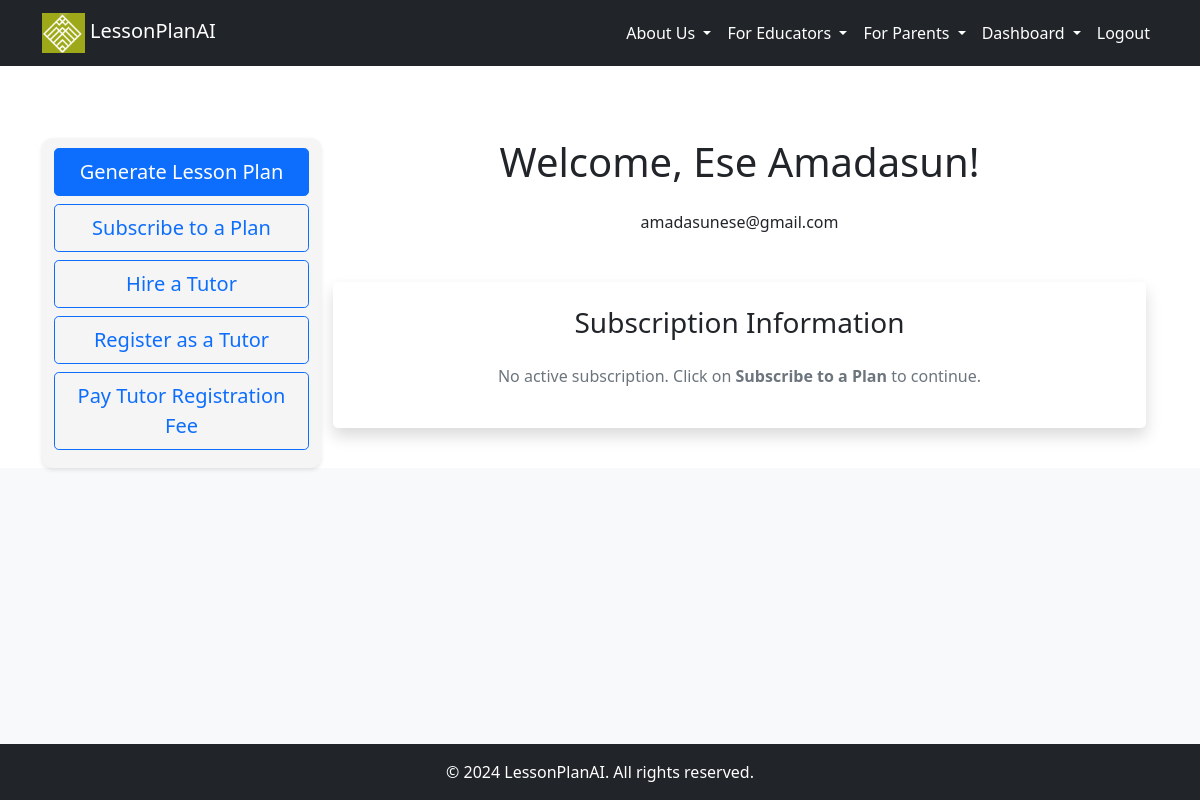
The page /dashboard (signed in) on the database as committed earlier.
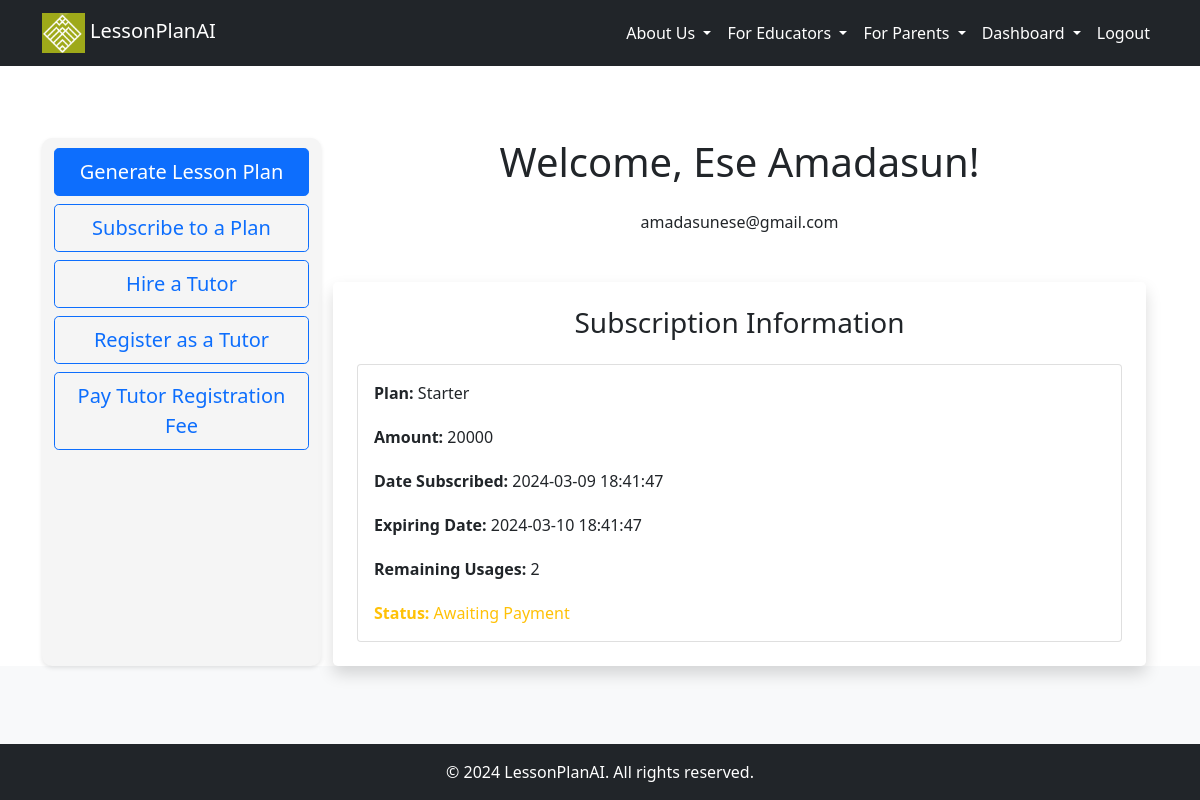
The same page on the database as committed later.
### src/accounts/models.py (models this page shows, shortened)
class User(UserMixin, db.Model):
    __tablename__ = "users"
    id = db.Column(db.Integer, primary_key=True)
    email = db.Column(db.String, unique=True, nullable=False)
    first_name = db.Column(db.String, nullable=False)
    last_name = db.Column(db.String, nullable=False)
    password = db.Column(db.String, nullable=False)
    created_on = db.Column(db.DateTime, nullable=False)
    is_admin = db.Column(db.Boolean, nullable=False, default=False)
    is_confirmed = db.Column(db.Boolean, nullable=True, default=False)
    confirmed_on = db.Column(db.DateTime, nullable=True)
    subscription = db.relationship('Subscription', backref='user', uselist=False)
    tutor = db.relationship('Tutor', backref='user', uselist=False)

class Subscription(db.Model):
    __tablename__ = "subscriptions"
    id = db.Column(db.Integer, primary_key=True)
    plan = db.Column(db.String(50))
    amount = db.Column(db.Integer)
    start_date = db.Column(db.DateTime, default=datetime.utcnow)
    end_date = db.Column(db.DateTime)
    remaining_usages = db.Column(db.Integer)
    paid = db.Column(db.Boolean, default=False)
    user_id = db.Column(db.Integer, db.ForeignKey('users.id'), nullable=False)
    paystack_subscription_id = db.Column(db.String(50), nullable=False)

### src/core/views.py (the view)
@core_bp.route('/dashboard')
@login_required
@check_is_confirmed
def dashboard():
    subscription = Subscription.query.filter_by(user_id=current_user.id).first()
    return render_template('accounts/dashboard.html', subscription=subscription, today=datetime.now())

### src/__init__.py (called while the page is built)
@login_manager.user_loader
def load_user(user_id):
    return User.query.filter(User.id == int(user_id)).first()

### src/templates/accounts/dashboard.html (shortened to what this page needs)
{% extends '_base.html' %}
{% block content %}
<div class="container mt-5">
  <div class="row">
    <div class="col-md-3 button-widget">
      <a href="{{ url_for('core.generate_lesson') }}" class="btn btn-primary btn-lg mb-2">Generate Lesson Plan</a>
      <a href="{{ url_for('core.subscribe') }}" class="btn btn-outline-primary btn-lg mb-2">Subscribe to a Plan</a>
      <a href="{{ url_for('core.hire_tutor') }}" class="btn btn-outline-primary btn-lg mb-2">Hire a Tutor</a>
      <a href="{{ url_for('core.online_tutor') }}" class="btn btn-outline-primary btn-lg mb-2">Register as a Tutor</a>
      <a href="{{ url_for('core.service_fee_payment') }}" class="btn btn-outline-primary btn-lg mb-2">Pay Tutor Registration Fee</a>
  </div>
    <div class="col-md-9">
      <h3 class="display-6 mb-4 text-center">Welcome, {{ current_user.first_name }} {{ current_user.last_name }}!</h3>
      <p class="text-center">{{ current_user.email }}</p>
      <div class="subscription-info mt-5 p-4 rounded-lg shadow">
        <h3 class="text-center mb-4">Subscription Information</h3>
        {% if subscription %}
        <div class="card">
          <div class="card-body">
            <p class="card-text"><strong>Plan:</strong> {{ subscription.plan }}</p>
            <p class="card-text"><strong>Amount:</strong> {{ subscription.amount }}</p>
            <p class="card-text"><strong>Date Subscribed:</strong> {{ subscription.start_date.strftime('%Y-%m-%d %H:%M:%S') }}</p>
            <p class="card-text"><strong>Expiring Date:</strong> {{ subscription.end_date.strftime('%Y-%m-%d %H:%M:%S') }}</p>
            <p class="card-text"><strong>Remaining Usages:</strong>
              {% if subscription.end_date < today %}
                  Expired
              {% else %}
                  {{ subscription.remaining_usages }}
              {% endif %}
          </p>
            {% if subscription.paid %}
            <p class="card-text text-success"><strong>Status:</strong> Subscription Successful</p>
            {% else %}
            <p class="card-text text-warning"><strong>Status:</strong> Awaiting Payment</p>
            {% endif %}
          </div>
        </div>
        {% else %}
        <p class="text-center text-muted">No active subscription. Click on <strong>Subscribe to a Plan</strong> to continue.</p>
        {% endif %}
      </div>
    </div>
  </div>
</div>
{% endblock %}

### src/templates/_base.html (shortened to what this page needs)
<!DOCTYPE html>
<html>
<head>
    <link href="https://maxcdn.bootstrapcdn.com/bootstrap/4.5.2/css/bootstrap.min.css" rel="stylesheet">
    <link rel="stylesheet" type="text/css" href="/static/styles.css">
    <link href="https://stackpath.bootstrapcdn.com/bootstrap/4.3.1/css/bootstrap.min.css" rel="stylesheet">
    <link href="https://stackpath.bootstrapcdn.com/bootstrap/5.1.0/css/bootstrap.min.css" rel="stylesheet">
    <link rel="stylesheet" href="https://cdnjs.cloudflare.com/ajax/libs/font-awesome/6.1.1/css/all.min.css">
</head>
<body>
    {% include 'navigation.html' %}
    <div class="container mt-4">
        <div>
            {% block content %}
            {% endblock %}
        </div>
    </div>
    <div id="social-media" class="bg-light py-4">
    </div>
    <footer class="bg-dark text-white py-3">
        <div class="container text-center">
            &copy; 2024 LessonPlanAI. All rights reserved.
        </div>
    </footer>
</body>
</html>

### src/templates/navigation.html (shortened to what this page needs)
<header>
  <nav class="navbar navbar-expand-lg navbar-dark bg-dark">
      <div class="container">
          <a class="navbar-brand" href="{{ url_for('core.home') }}">
              <img src="{{ url_for('static', filename='images/fav.png') }}" alt="Logo" class="img-fluid" style="height: 40px;">
              LessonPlanAI
          </a>
          <div class="collapse navbar-collapse" id="navbarResponsive">
              <ul class="navbar-nav ml-auto">
          <li class="nav-item dropdown">
            <a class="nav-link dropdown-toggle" href="#" id="navbarDropdownMenuLink" role="button" data-toggle="dropdown" aria-haspopup="true" aria-expanded="false">
                About Us
            </a>
        </li>
              <li class="nav-item dropdown">
                <a class="nav-link dropdown-toggle" href="#" id="navbarDropdownMenuLink" role="button" data-toggle="dropdown" aria-haspopup="true" aria-expanded="false">
                    For Educators
                </a>
            </li>
            <li class="nav-item dropdown">
              <a class="nav-link dropdown-toggle" href="#" id="navbarDropdownMenuLink" role="button" data-toggle="dropdown" aria-haspopup="true" aria-expanded="false">
                  For Parents
              </a>
          </li>
            {% if current_user.is_authenticated %}
            <li class="nav-item dropdown">
              <a class="nav-link dropdown-toggle" href="#" id="navbarDropdownMenuLink" role="button" data-toggle="dropdown" aria-haspopup="true" aria-expanded="false">
                  Dashboard
              </a>
          </li>
            <li class="nav-item"><a class="nav-link" href="{{ url_for('accounts.logout') }}">Logout</a></li>
            {% endif %}
          </ul>
        </div>
      </div>
  </header>

### src/static/styles.css (style rules this page uses)
a { text-decoration: none; }
body { display: flex; flex-direction: column; min-height: 100vh; }
#social-media { flex: 1 0 auto; }
footer { flex-shrink: 0; }
.navbar-nav .nav-link { color: white !important; }
.navbar-nav { margin-bottom: 0; }
.navbar { padding-top: 0; padding-bottom: 20px; }
.button-widget { padding: 10px; background-color: #f5f5f5; border-radius: 10px; box-shadow: 0 2px 4px rgba(0, 0, 0, 0.1); }
.btn { width: 100%; margin-bottom: 10px; }
.subscription-info { background: #ffffff; border-radius: 10px; box-shadow: 0 2px 4px rgba(0, 0, 0, 0.1); }
.card-body { padding: 20px; }
.card-text { margin-bottom: 20px; font-size: 16px; }
.btn-primary { background-color: #0056b3; border-color: #004094; padding: 10px 25px; font-size: 18px; border-radius: 5px; }

Rows that differ between the two databases and show on the page:
added Subscription: plan "Starter", amount "20000", start_date "2024-03-09 18:41:47", end_date "2024-03-10 18:41:47", remaining_usages "2"
Other text that changed with them:
text no longer shown: "No active subscription. Click on Subscribe to a Plan to continue."
text now shown: "Plan: Amount: Date Subscribed: Expiring Date: Remaining Usages: Status: Awaiting Payment"
